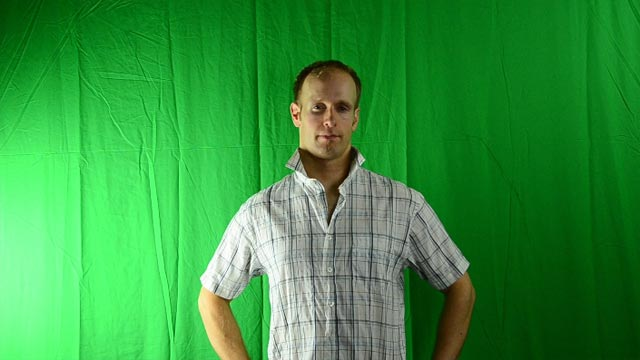
#> input picture uneven_green_green_lighting.png, 640 x 360 px
$ python chroma_key.py
#> lines starting #> are read from the running program, lines starting #| are printed output that depends on the picture
from pathlib import Path

import numpy as np
from PIL import Image

from chromakey import chroma_key

# Image from
# https://sotamedialab.wordpress.com/2017/02/14/common-green-screen-photography-mistakes/
image_path = Path(__file__).parent / "../uneven_green_green_lighting.png"
image = Image.open(str(image_path))
#> image is the input picture: PIL image 640x360 RGB; mean R, G, B 52, 149.5, 62.9

background_image = Image.new("RGB", image.size, "red")
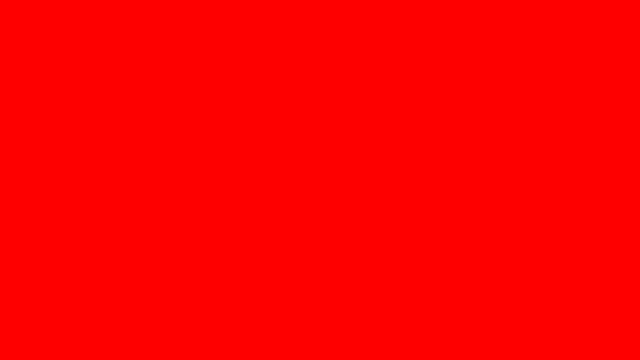
#> background_image: PIL image 640x360 RGB; mean R, G, B 255, 0, 0

image = np.asarray(image)
background_image = np.asarray(background_image)
#> (the run stopped early here; a loop or call above may not have finished)
